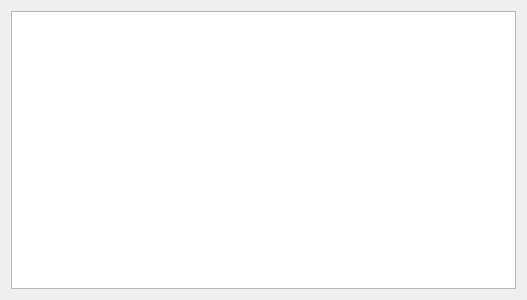
<?xml version="1.0" encoding="UTF-8"?>
<ui version="4.0">
 <class>ModelViewWindow</class>
 <widget class="QWidget" name="ModelViewWindow">
  <property name="geometry">
   <rect>
    <x>0</x>
    <y>0</y>
    <width>527</width>
    <height>300</height>
   </rect>
  </property>
  <property name="windowTitle">
   <string>ModelViewWindow</string>
  </property>
  <layout class="QGridLayout" name="gridLayout">
   <item row="0" column="0">
    <widget class="QTableView" name="moviesTable"/>
   </item>
  </layout>
 </widget>
 <layoutdefault spacing="6" margin="11"/>
 <resources/>
 <connections/>
</ui>
